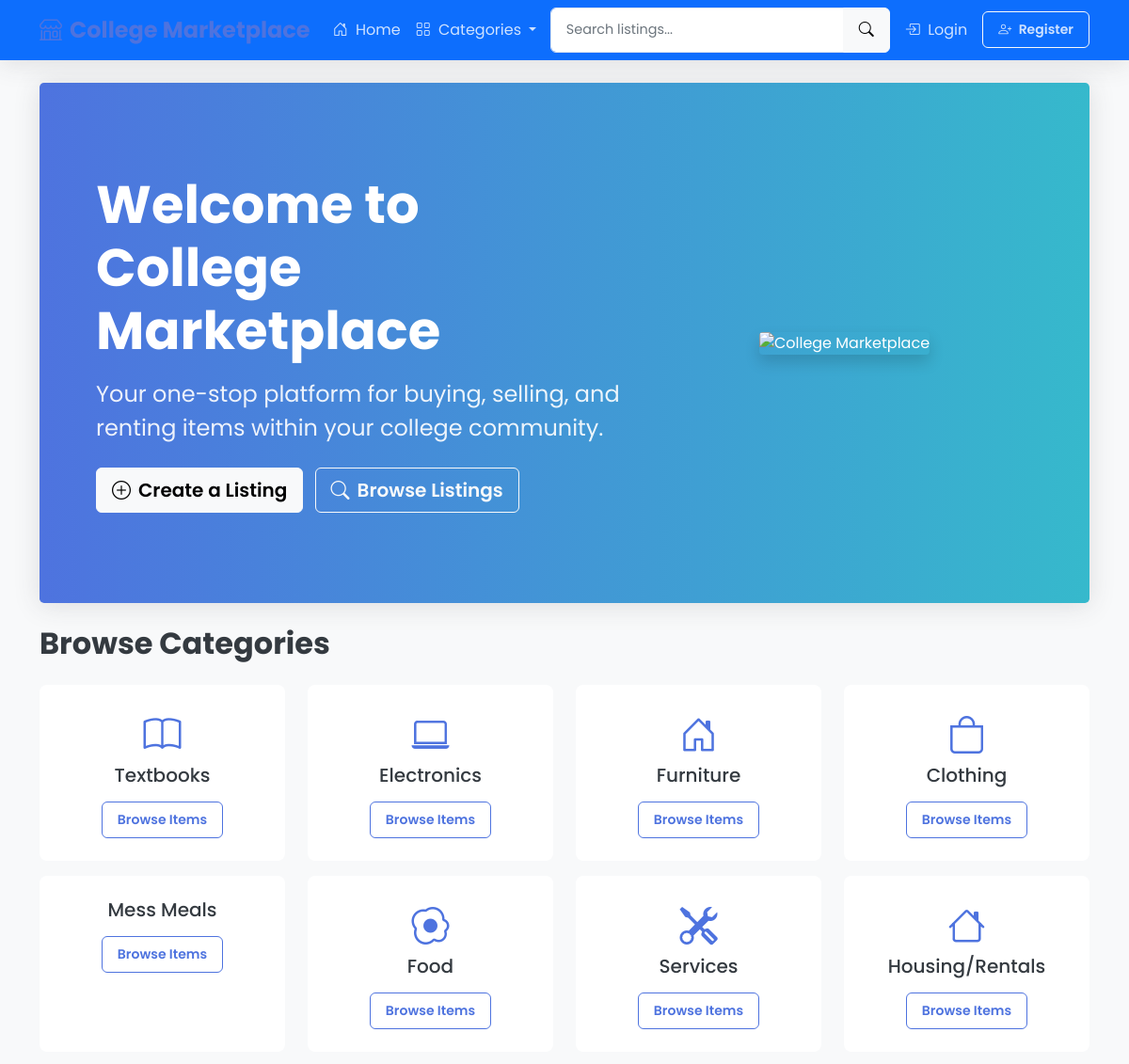
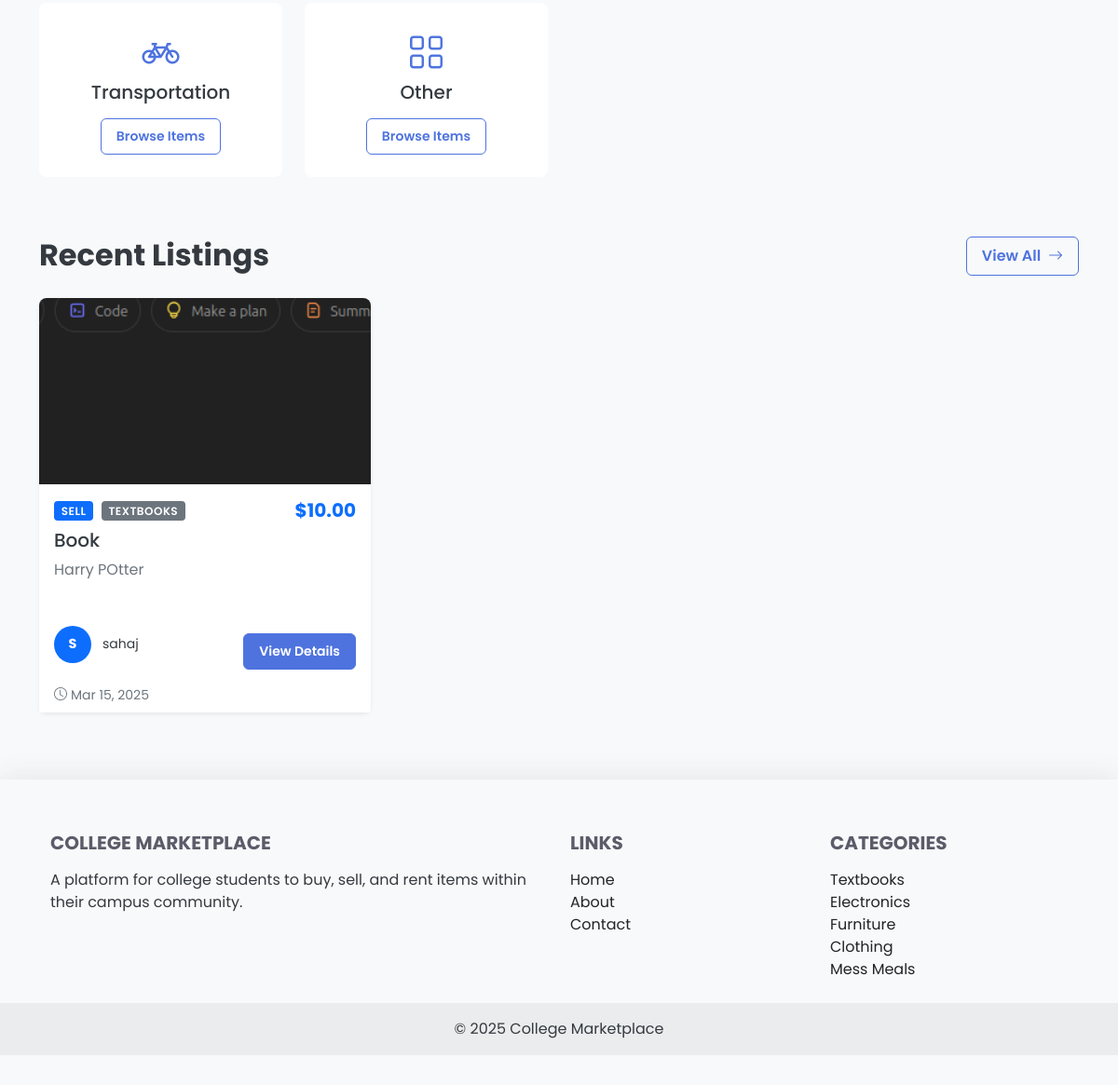
The page / on the database its author committed (2 pictures, top to bottom).
### app.py (models this page shows, shortened)
class Category(db.Model):
    id = db.Column(db.Integer, primary_key=True)
    name = db.Column(db.String(50), unique=True, nullable=False)
    listings = db.relationship('Listing', backref='category', lazy=True)

class Listing(db.Model):
    id = db.Column(db.Integer, primary_key=True)
    title = db.Column(db.String(100), nullable=False)
    description = db.Column(db.Text, nullable=False)
    price = db.Column(db.Float, nullable=False)
    listing_type = db.Column(db.String(10), nullable=False)  # 'buy', 'sell', 'rent'
    image_filename = db.Column(db.String(100), nullable=True)
    date_posted = db.Column(db.DateTime, default=datetime.utcnow)
    is_active = db.Column(db.Boolean, default=True)
    user_id = db.Column(db.Integer, db.ForeignKey('user.id'), nullable=False)
    category_id = db.Column(db.Integer, db.ForeignKey('category.id'), nullable=False)
    messages = db.relationship('Message', backref='listing', lazy='dynamic', cascade='all, delete-orphan')

class User(UserMixin, db.Model):
    id = db.Column(db.Integer, primary_key=True)
    email = db.Column(db.String(120), unique=True, nullable=False)
    username = db.Column(db.String(80), unique=True, nullable=False)
    password_hash = db.Column(db.String(128), nullable=False)
    date_joined = db.Column(db.DateTime, default=datetime.utcnow)
    listings = db.relationship('Listing', backref='seller', lazy=True)
    sent_messages = db.relationship('Message', foreign_keys='Message.sender_id', backref='sender', lazy='dynamic')
    received_messages = db.relationship('Message', foreign_keys='Message.recipient_id', backref='recipient', lazy='dynamic')

### app.py (the view)
@app.route('/')
def home():
    categories = Category.query.all()
    recent_listings = Listing.query.filter_by(is_active=True).order_by(Listing.date_posted.desc()).limit(6).all()
    return render_template('index.html', categories=categories, recent_listings=recent_listings)

### templates/index.html (shortened to what this page needs)
{% extends "base.html" %}
{% block content %}
<div class="jumbotron p-5 mb-4 rounded-3 fade-in">
    <div class="container-fluid py-5">
        <div class="row align-items-center">
            <div class="col-md-7">
                <h1 class="display-4 fw-bold">Welcome to College Marketplace</h1>
                <p class="fs-4 mt-3">Your one-stop platform for buying, selling, and renting items within your college community.</p>
                <div class="mt-4">
                    <a href="{{ url_for('create_listing') }}" class="btn btn-light btn-lg"><i class="bi bi-plus-circle me-2"></i>Create a Listing</a>
                    <a href="{{ url_for('search') }}" class="btn btn-outline-light btn-lg ms-2"><i class="bi bi-search me-2"></i>Browse Listings</a>
                </div>
            </div>
            <div class="col-md-5 d-none d-md-block text-center">
                <img src="https://cdn.pixabay.com/photo/2017/07/31/11/44/laptop-2557576_960_720.jpg" alt="College Marketplace" class="img-fluid rounded shadow" style="max-height: 300px;">
            </div>
        </div>
    </div>
</div>
<div class="row mb-5 fade-in" style="animation-delay: 0.2s;">
    <div class="col-md-12">
        <h2 class="mb-4 fw-bold">Browse Categories</h2>
        <div class="row">
            {% for category in categories %}
            <div class="col-md-4 col-lg-3 mb-3">
                <div class="category-card h-100">
                    <i class="bi {% if category.name == 'Textbooks' %}bi-book{% elif category.name == 'Electronics' %}bi-laptop{% elif category.name == 'Furniture' %}bi-house-door{% elif category.name == 'Clothing' %}bi-bag{% elif category.name == 'Mess Meals' %}bi-cup-hot{% elif category.name == 'Food' %}bi-egg-fried{% elif category.name == 'Services' %}bi-tools{% elif category.name == 'Housing/Rentals' %}bi-house{% elif category.name == 'Transportation' %}bi-bicycle{% else %}bi-grid{% endif %}"></i>
                    <h5 class="card-title">{{ category.name }}</h5>
                    <a href="{{ url_for('category', category_id=category.id) }}" class="btn btn-sm btn-outline-primary mt-2">Browse Items</a>
                </div>
            </div>
            {% endfor %}
        </div>
    </div>
</div>
<div class="row fade-in" style="animation-delay: 0.4s;">
    <div class="col-md-12">
        <div class="d-flex justify-content-between align-items-center mb-4">
            <h2 class="fw-bold mb-0">Recent Listings</h2>
            <a href="{{ url_for('search') }}" class="btn btn-outline-primary">View All <i class="bi bi-arrow-right ms-1"></i></a>
        </div>
        {% if recent_listings %}
        <div class="row">
            {% for listing in recent_listings %}
            <div class="col-md-4 mb-4">
                <div class="card h-100 listing-card shadow-sm">
                    {% if listing.image_filename %}
                    <img src="{{ url_for('static', filename='images/uploads/' + listing.image_filename) }}" class="card-img-top" alt="{{ listing.title }}" style="height: 200px; object-fit: cover;">
                    {% else %}
                    <div class="card-img-top bg-light d-flex align-items-center justify-content-center" style="height: 200px;">
                        <i class="bi bi-image text-secondary" style="font-size: 3rem;"></i>
                    </div>
                    {% endif %}
                    <div class="card-body">
                        <div class="d-flex justify-content-between align-items-start mb-2">
                            <div>
                                <span class="badge bg-{{ 'primary' if listing.listing_type == 'sell' else 'success' if listing.listing_type == 'buy' else 'warning' }}">
                                    {{ listing.listing_type|capitalize }}
                                </span>
                                <span class="badge bg-secondary ms-1">{{ listing.category.name }}</span>
                            </div>
                            <h5 class="price-tag mb-0">${{ "%.2f"|format(listing.price) }}</h5>
                        </div>
                        <h5 class="card-title">{{ listing.title }}</h5>
                        <p class="card-text text-muted">{{ listing.description|truncate(80) }}</p>
                    </div>
                    <div class="card-footer bg-white border-top-0">
                        <div class="d-flex justify-content-between align-items-center">
                            <div class="user-info">
                                <div class="avatar">{{ listing.seller.username[0]|upper }}</div>
                                <small>{{ listing.seller.username }}</small>
                            </div>
                            <a href="{{ url_for('listing', listing_id=listing.id) }}" class="btn btn-sm btn-primary">View Details</a>
                        </div>
                        <small class="text-muted d-block mt-2"><i class="bi bi-clock me-1"></i>{{ listing.date_posted.strftime('%b %d, %Y') }}</small>
                    </div>
                </div>
            </div>
            {% endfor %}
        </div>
        {% else %}
        <div class="alert alert-info shadow-sm">
            <i class="bi bi-info-circle me-2"></i> No listings available yet. <a href="{{ url_for('create_listing') }}" class="alert-link">Be the first to create one!</a>
        </div>
        {% endif %}
    </div>
</div>
{% endblock %}

### templates/base.html (shortened to what this page needs)
<!DOCTYPE html>
<html lang="en">
<head>
    <link href="https://cdn.jsdelivr.net/npm/bootstrap@5.1.0/dist/css/bootstrap.min.css" rel="stylesheet">
    <link rel="stylesheet" href="https://cdn.jsdelivr.net/npm/bootstrap-icons@1.5.0/font/bootstrap-icons.css">
    <link rel="stylesheet" href="{{ url_for('static', filename='css/style.css') }}">
</head>
<body>
    <nav class="navbar navbar-expand-lg navbar-dark bg-primary sticky-top">
        <div class="container">
            <a class="navbar-brand" href="{{ url_for('home') }}">
                <i class="bi bi-shop me-2"></i>College Marketplace
            </a>
            <div class="collapse navbar-collapse" id="navbarNav">
                <ul class="navbar-nav me-auto">
                    <li class="nav-item">
                        <a class="nav-link" href="{{ url_for('home') }}">
                            <i class="bi bi-house-door me-1"></i> Home
                        </a>
                    </li>
                    <li class="nav-item dropdown">
                        <a class="nav-link dropdown-toggle" href="#" id="categoriesDropdown" role="button" data-bs-toggle="dropdown" aria-expanded="false">
                            <i class="bi bi-grid me-1"></i> Categories
                        </a>
                    </li>
                </ul>
                <form class="d-flex me-2" action="{{ url_for('search') }}" method="get">
                    <div class="input-group">
                        <input class="form-control" type="search" name="query" placeholder="Search listings..." aria-label="Search">
                        <button class="btn btn-light" type="submit"><i class="bi bi-search"></i></button>
                    </div>
                </form>
                <ul class="navbar-nav">
                    {% if current_user.is_authenticated %}
                        <li class="nav-item">
                            <a class="nav-link" href="{{ url_for('create_listing') }}">
                                <i class="bi bi-plus-circle me-1"></i> Create Listing
                            </a>
                        </li>
                        <li class="nav-item">
                            <a class="nav-link" href="{{ url_for('messages') }}">
                                <i class="bi bi-chat-dots me-1"></i> Messages
                                {% if current_user.unread_message_count() > 0 %}
                                <span class="badge rounded-pill bg-danger">{{ current_user.unread_message_count() }}</span>
                                {% endif %}
                            </a>
                        </li>
                        <li class="nav-item dropdown">
                            <a class="nav-link dropdown-toggle" href="#" id="userDropdown" role="button" data-bs-toggle="dropdown" aria-expanded="false">
                                <div class="avatar d-inline-flex me-1" style="width: 24px; height: 24px; font-size: 0.7rem;">{{ current_user.username[0]|upper }}</div>
                                {{ current_user.username }}
                            </a>
                            <ul class="dropdown-menu dropdown-menu-end shadow" aria-labelledby="userDropdown">
                                <li><a class="dropdown-item" href="{{ url_for('my_listings') }}">
                                    <i class="bi bi-list-ul me-2"></i> My Listings
                                </a></li>
                                <li><hr class="dropdown-divider"></li>
                                <li><a class="dropdown-item" href="{{ url_for('logout') }}">
                                    <i class="bi bi-box-arrow-right me-2"></i> Logout
                                </a></li>
                            </ul>
                        </li>
                    {% else %}
                        <li class="nav-item">
                            <a class="nav-link" href="{{ url_for('login') }}">
                                <i class="bi bi-box-arrow-in-right me-1"></i> Login
                            </a>
                        </li>
                        <li class="nav-item">
                            <a class="nav-link btn btn-outline-light btn-sm ms-2 px-3" href="{{ url_for('register') }}">
                                <i class="bi bi-person-plus me-1"></i> Register
                            </a>
                        </li>
                    {% endif %}
                </ul>
            </div>
        </div>
    </nav>
    <div class="container mt-4">
        {% block content %}{% endblock %}
    </div>
    <footer class="bg-light text-center text-lg-start mt-5">
        <div class="container p-4">
            <div class="row">
                <div class="col-lg-6 col-md-12 mb-4 mb-md-0">
                    <h5 class="text-uppercase">College Marketplace</h5>
                    <p>
                        A platform for college students to buy, sell, and rent items within their campus community.
                    </p>
                </div>
                <div class="col-lg-3 col-md-6 mb-4 mb-md-0">
                    <h5 class="text-uppercase">Links</h5>
                    <ul class="list-unstyled mb-0">
                        <li><a href="{{ url_for('home') }}" class="text-dark">Home</a></li>
                        <li><a href="#" class="text-dark">About</a></li>
                        <li><a href="#" class="text-dark">Contact</a></li>
                    </ul>
                </div>
                <div class="col-lg-3 col-md-6 mb-4 mb-md-0">
                    <h5 class="text-uppercase">Categories</h5>
                    <ul class="list-unstyled mb-0">
                        {% for category in categories[:5] %}
                            <li><a href="{{ url_for('category', category_id=category.id) }}" class="text-dark">{{ category.name }}</a></li>
                        {% endfor %}
                    </ul>
                </div>
            </div>
        </div>
        <div class="text-center p-3" style="background-color: rgba(0, 0, 0, 0.05);">
            © 2025 College Marketplace
        </div>
    </footer>
</body>
</html>

### rows shown on the page
Category: name "Textbooks"
Category: name "Electronics"
Category: name "Furniture"
Category: name "Clothing"
Category: name "Mess Meals"
Category: name "Food"
Category: name "Services"
Category: name "Housing/Rentals"
Category: name "Transportation"
Category: name "Other"
Listing: image_filename (picture), listing_type "SELL", category.name "TEXTBOOKS", price "10.00", title "Book", description "Harry POtter", seller "S", seller.username "sahaj", date_posted "Mar 15, 2025"
